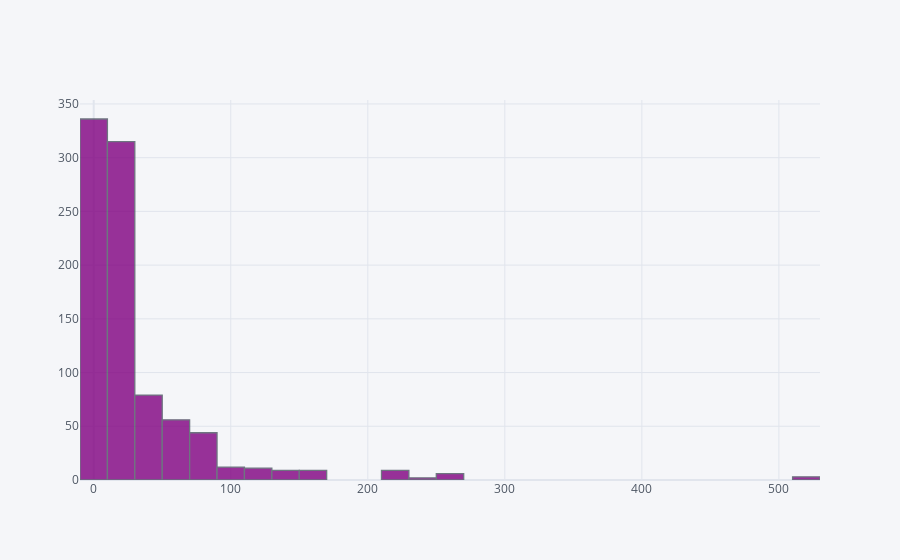

The code cell stored with this chart in its notebook:
### Code cell
train['Fare'].iplot(kind = 'hist', bins = 40, color='purple')

### Figure 1 — Plotly figure (JSON) as saved in the notebook; plotly's stock layout.template omitted (floating-point values rounded to 4 significant figures; data arrays with more than 128 entries replaced by an {"elided": "..."} marker saying what was removed)
{"data": [{"histfunc": "count", "histnorm": "", "marker": {"color": "rgba(128, 0, 128, 1.0)", "line": {"color": "#4D5663", "width": 1.3}}, "name": "Fare", "nbinsx": 40, "opacity": 0.8, "orientation": "v", "type": "histogram", "x": {"elided": "891 float values"}}], "layout": {"barmode": "overlay", "legend": {"bgcolor": "#F5F6F9", "font": {"color": "#4D5663"}}, "paper_bgcolor": "#F5F6F9", "plot_bgcolor": "#F5F6F9", "title": {"font": {"color": "#4D5663"}}, "xaxis": {"gridcolor": "#E1E5ED", "showgrid": true, "tickfont": {"color": "#4D5663"}, "title": {"font": {"color": "#4D5663"}, "text": ""}, "zerolinecolor": "#E1E5ED"}, "yaxis": {"gridcolor": "#E1E5ED", "showgrid": true, "tickfont": {"color": "#4D5663"}, "title": {"font": {"color": "#4D5663"}, "text": ""}, "zerolinecolor": "#E1E5ED"}}}
